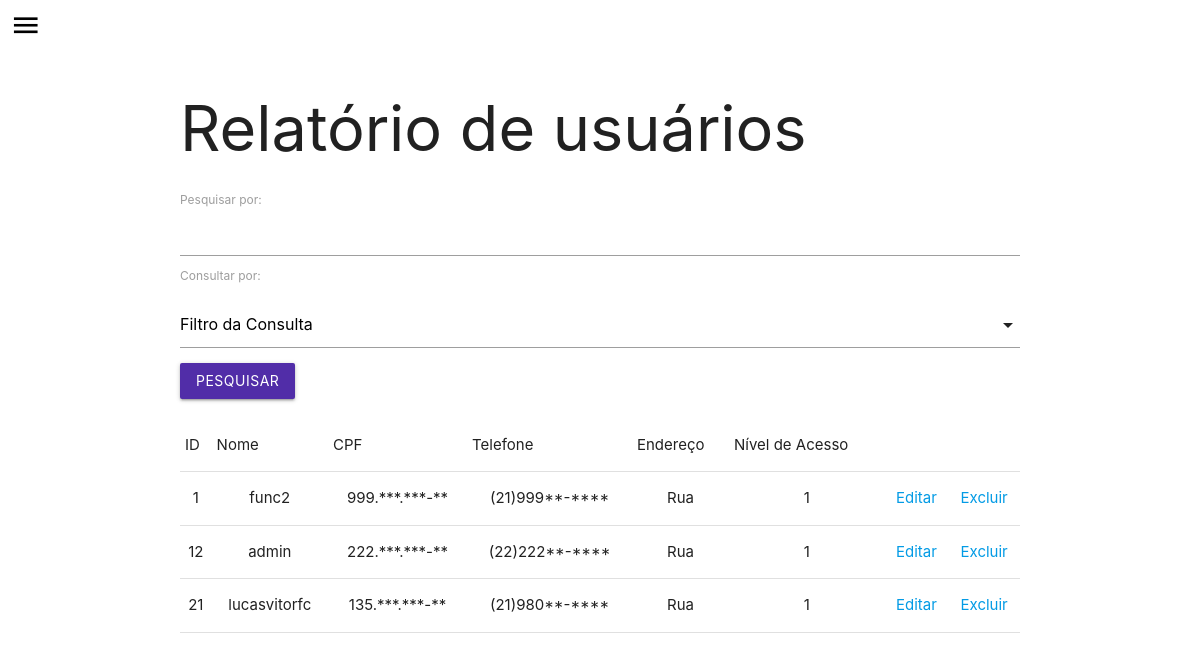
Page /admin/user_read.php on the committed database.
### tables this page shows
CREATE TABLE IF NOT EXISTS `usuario` (
  `id_usuario` int(11) NOT NULL AUTO_INCREMENT,
  `nome_usuario` varchar(400) DEFAULT NULL,
  `cpf` varchar(20) DEFAULT NULL,
  `telefone` varchar(20) DEFAULT NULL,
  `endereco` varchar(400) DEFAULT NULL,
  `nivel_acesso` int(11) DEFAULT NULL,
  `senha` varchar(400) DEFAULT NULL,
  PRIMARY KEY (`id_usuario`)
);

### admin/classes.php (called while the page is built, shortened)
<?php
    class User
    {
        public static function ReadUser($mysqliObject, $search=null, $equals=null)
        {
            $query = "SELECT * FROM usuario";
            if($search != null)
            {
                $query .= " WHERE $search LIKE CONCAT('%', ?, '%')";
                $stmt = $mysqliObject->prepare($query);
                $stmt->bind_param("s", $equals);
                $stmt->execute();
                $result = $stmt->get_result();
                $rows = $result->fetch_all(MYSQLI_NUM);
            }
            else
            {
                $stmt = $mysqliObject->prepare($query);
                $stmt->execute();
                $result = $stmt->get_result();
                $rows = $result->fetch_all(MYSQLI_NUM);
            }
            return $rows;
        }
    }
?>

### admin/user_read.php (the view, shortened to what this page needs)
<!DOCTYPE html>
<html lang="en">
<head>
    <link type="text/css" rel="stylesheet" href="../materialize/css/materialize.min.css"  media="screen,projection"/>
</head>
<body>
    <?php include 'navbar.php' ?>
    <div class="container">
        <h1>Relatório de usuários</h1>
        <form method="post">
            <label for="search">Pesquisar por:</label>
            <input type="text" id="search" name="pesquisa" autocomplete="off">
            <label for="consultaPor">Consultar por: </label>
            <div class="input-field col s12">
            </div>
            <div class="row">
                <button class="btn" style="background-color: #512DA8;" type="submit" name="submit">Pesquisar</button>
            </div>
        </form>
        <div class="row">
            <table class="stripped centered">
                <thead>
                    <tr>
                        <td>ID</td>
                        <td>Nome</td>
                        <td>CPF</td>
                        <td>Telefone</td>
                        <td>Endereço</td>
                        <td>Nível de Acesso</td>
                    </tr>
                </thead>
                <tbody>
                    <?php
                        include 'connect.php';
                        include 'classes.php';
                        if(!isset($_POST['submit']))
                        {
                            $rows = User::ReadUser($mysqli);
                            foreach($rows as $row)
                            {
                                echo "<tr>";
                                foreach($row as $columnIndex=>$entry)
                                {
                                    if($columnIndex == 6)
                                    {
                                        continue;
                                    }
                                    if($columnIndex == 2)
                                    {
                                        $censorcpf = str_split($row[2]);
                                        echo "<td onpointerover='seeInfoCPF(this)' onpointerout='hideInfoCPF(this)' data-cpf-censor='$censorcpf[0]$censorcpf[1]$censorcpf[2].***.***-**' data-cpf='$row[2]'>$censorcpf[0]$censorcpf[1]$censorcpf[2].***.***-**";
                                    }
                                    else if ($columnIndex == 3)
                                    {
                                        $censortel = str_split($row[3]);
                                        echo "<td onpointerover='seeInfoTel(this)' onpointerout='hideInfoTel(this)' data-tel-censor='$censortel[0]$censortel[1]$censortel[2]$censortel[3]$censortel[4]$censortel[5]$censortel[6]**-****' data-tel='$row[3]'>$censortel[0]$censortel[1]$censortel[2]$censortel[3]$censortel[4]$censortel[5]$censortel[6]**-****</td>";
                                    }
                                    else if ($columnIndex == 4)
                                    {
                                        echo "<td onpointerover='seeInfoEnd(this)' onpointerout='hideInfoEnd(this)' data-end-censor='Rua' data-end='$row[4]'>Rua</td>";
                                    }
                                    else echo "<td>$entry</td>";
                                }
                                echo "<td><a href='./user_edit.php?id=$row[0]'>Editar</a></td>";
                                echo "<td><a href='./user_delete.php?id=$row[0]' onclick='return confirm(\"Deseja excluir o usuário?\")'>Excluir</a></td>";
                                echo "</tr>";
                            }
                        }
                    ?>
                </tbody>
            </table>
        </div>
    </div>
</body>
</html>

### rows in the picture
usuario: id_usuario "1", nome_usuario "func2", cpf "9", telefone "(", telefone "2", telefone "1", telefone ")", telefone "9", nivel_acesso "1"
usuario: id_usuario "12", nome_usuario "admin", cpf "2", telefone "(", telefone "2", telefone ")", nivel_acesso "1"
usuario: id_usuario "21", nome_usuario "lucasvitorfc", cpf "1", cpf "3", cpf "5", telefone "(", telefone "2", telefone "1", telefone ")", telefone "9", telefone "8", telefone "0", nivel_acesso "1"
